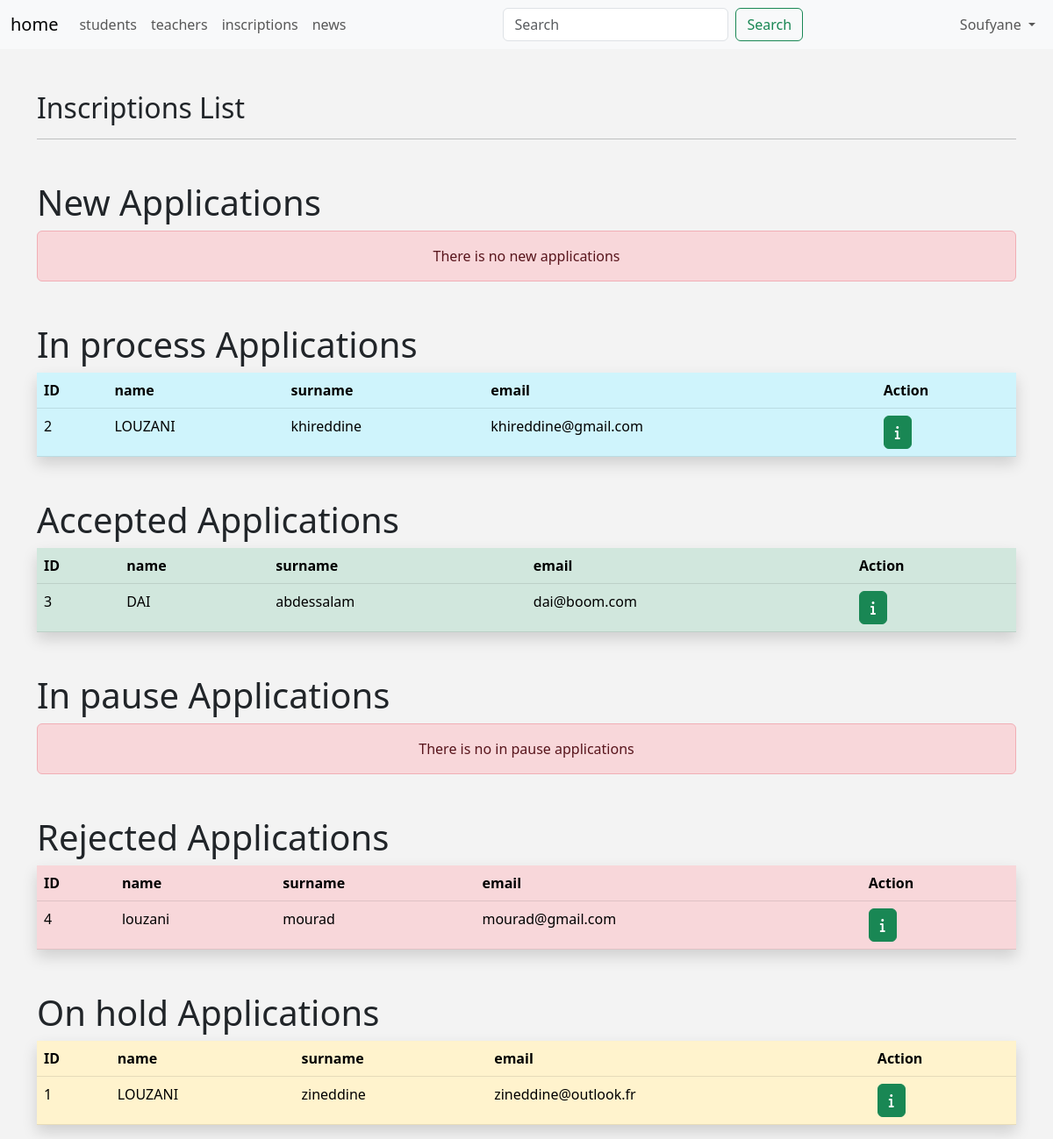
/admin/inscriptions.php (signed in), run on the app's committed database.
### tables this page shows
CREATE TABLE `Inscriptions` (
  `id` int(11) NOT NULL,
  `nom` varchar(50) NOT NULL,
  `prenom` varchar(50) NOT NULL,
  `email` varchar(255) NOT NULL,
  `date_naissance` date NOT NULL,
  `sexe` enum('F','M') NOT NULL,
  `telephone` varchar(20) NOT NULL,
  `statut_demande` enum('envoyee','en cours de traitement','en pause','acceptee','refusee','en attente') NOT NULL,
  `date` date NOT NULL DEFAULT current_timestamp(),
  `message_admin` text DEFAULT NULL,
  `photo` mediumblob DEFAULT NULL
);

### admin/includes/languages/english.php (called while the page is built)
<?php
    function lang($statement) {
        static $language = Array(
            'HOME'          => 'home',
            'STUDENTS'      => 'students',
            'TEACHERS'      => 'teachers',
            'INSCRIPTIONS'  => 'inscriptions',
            'NEWS'          => 'news',
            'LOGOUT'        => 'logout',
            'SETTINGS'      => 'settings',
            'EDIT-PROFILE'  => 'edit profile',
            'USERNAME'      => 'username',
            'PASSWORD'      => 'password',
            'EMAIL'         => 'email',
            'NAME'          => 'name',
            'SURNAME'       => 'surname',
            'SAVE'          => 'save',
            'UPDATE'        => 'update',
            'BIRTHDATE'     => 'birth date',
            'STUDENT-NUMBER'=> 'student number',
            'STUDENT-DETAILS'=> 'student details',
            'TEACHER-DETAILS'=> 'teacher details',
            'SUBJECT'       => 'subject',
            'ACTION'        => 'action',
            'PHONE'         => 'Phone',
            'STATUS REGISTRATION'=> 'statut inscription'
        );
        return $language[$statement];
    };
?>

### admin/inscriptions.php (the view, shortened to what this page needs)
<?php
    if (isset($_SESSION['username'])) {
        include 'init.php';
        $stmt = $connection->query("SELECT * FROM Inscriptions WHERE statut_demande = 'envoyee'");
        $new_inscriptions = $stmt->fetchAll(PDO::FETCH_ASSOC);
        $stmt = $connection->query("SELECT * FROM Inscriptions WHERE statut_demande = 'en cours de traitement'");
        $in_process_inscriptions = $stmt->fetchAll(PDO::FETCH_ASSOC);
        $stmt = $connection->query("SELECT * FROM Inscriptions WHERE statut_demande = 'en pause'");
        $in_pause_inscriptions = $stmt->fetchAll(PDO::FETCH_ASSOC);
        $stmt = $connection->query("SELECT * FROM Inscriptions WHERE statut_demande = 'refusee'");
        $rejected_inscriptions = $stmt->fetchAll(PDO::FETCH_ASSOC);
        $stmt = $connection->query("SELECT * FROM Inscriptions WHERE statut_demande = 'en attente'");
        $on_hold_inscriptions = $stmt->fetchAll(PDO::FETCH_ASSOC);
        $stmt = $connection->query("SELECT * FROM Inscriptions WHERE statut_demande = 'acceptee'");
        $accpeted_inscriptions = $stmt->fetchAll(PDO::FETCH_ASSOC);
?>
<div class="container">
    <h2 class="mt-5">Inscriptions List</h2>
    <hr>
    <h1 class="mt-5">New Applications</h1>
    <?php if (empty($new_inscriptions)) { ?>
        <div class="alert alert-danger text-center">There is no new applications</div>
    <?php } ?>
    <h1 class="mt-5">In process Applications</h1>
    <?php if (!empty($in_process_inscriptions)) { ?>
        <table class="table table-info shadow ">
        <thead>
        <tr>
            <th>ID</th>
            <th><?php echo lang("NAME")?></th>
            <th><?php echo lang("SURNAME")?></th>
            <th><?php echo lang("EMAIL")?></th>
            <th>Action</th>
        </tr>
        </thead>
        <tbody>
        <?php foreach ($in_process_inscriptions as $inscription) { ?>
            <tr>
                <td><?php echo $inscription['id']; ?></td>
                <td><?php echo $inscription['nom']; ?></td>
                <td><?php echo $inscription['prenom']; ?></td>
                <td><?php echo $inscription['email']; ?></td>
                <td><a href="manage-inscription.php?id=<?php echo $inscription['id']?>&state=in-process" class="btn btn-success"><i class="fa-solid fa-info"></i></a></td>
            </tr>
        <?php } ?>
        </tbody>
    </table>
    <?php } ?>
    <h1 class="mt-5">Accepted Applications</h1>
    <?php if (!empty($accpeted_inscriptions)) { ?>
        <table class="table table-success shadow">
        <thead>
        <tr>
            <th>ID</th>
            <th><?php echo lang("NAME")?></th>
            <th><?php echo lang("SURNAME")?></th>
            <th><?php echo lang("EMAIL")?></th>
            <th>Action</th>
        </tr>
        </thead>
        <tbody>
        <?php foreach ($accpeted_inscriptions as $inscription) { ?>
            <tr>
                <td><?php echo $inscription['id']; ?></td>
                <td><?php echo $inscription['nom']; ?></td>
                <td><?php echo $inscription['prenom']; ?></td>
                <td><?php echo $inscription['email']; ?></td>
                <td><a href="manage-inscription.php?id=<?php echo $inscription['id']?>&state=accepted" class="btn btn-success"><i class="fa-solid fa-info"></i></a></td>
            </tr>
        <?php } ?>
        </tbody>
    </table>
    <?php } ?>
    <h1 class="mt-5">In pause Applications</h1>
    <?php if (empty($in_pause_inscriptions)) { ?>
        <div class="alert alert-danger text-center">There is no in pause applications</div>
    <?php } ?>
    <h1 class="mt-5">Rejected Applications</h1>
    <?php if (!empty($rejected_inscriptions)) { ?>
    <table class="table table-danger shadow">
        <thead>
        <tr>
            <th>ID</th>
            <th><?php echo lang("NAME")?></th>
            <th><?php echo lang("SURNAME")?></th>
            <th><?php echo lang("EMAIL")?></th>
            <th>Action</th>
        </tr>
        </thead>
        <tbody>
        <?php foreach ($rejected_inscriptions as $inscription) { ?>
            <tr>
                <td><?php echo $inscription['id']; ?></td>
                <td><?php echo $inscription['nom']; ?></td>
                <td><?php echo $inscription['prenom']; ?></td>
                <td><?php echo $inscription['email']; ?></td>
                <td><a href="manage-inscription.php?id=<?php echo $inscription['id']?>&state=rejected" class="btn btn-success"><i class="fa-solid fa-info"></i></a></td>
            </tr>
        <?php } ?>
        </tbody>
    </table>
    <?php } ?>
    <h1 class="mt-5">On hold Applications</h1>
    <?php if (!empty($on_hold_inscriptions)) { ?>
        <table class="table table-warning shadow">
            <thead>
            <tr>
                <th>ID</th>
                <th><?php echo lang("NAME")?></th>
                <th><?php echo lang("SURNAME")?></th>
                <th><?php echo lang("EMAIL")?></th>
                <th>Action</th>
            </tr>
            </thead>
            <tbody>
            <?php foreach ($on_hold_inscriptions as $inscription) { ?>
                <tr>
                    <td><?php echo $inscription['id']; ?></td>
                    <td><?php echo $inscription['nom']; ?></td>
                    <td><?php echo $inscription['prenom']; ?></td>
                    <td><?php echo $inscription['email']; ?></td>
                    <td><a href="manage-inscription.php?id=<?php echo $inscription['id']?>&state=on-hold" class="btn btn-success"><i class="fa-solid fa-info"></i></a></td>
                </tr>
            <?php } ?>
            </tbody>
        </table>
    <?php } ?>
</div>
<?php
        include $tpl . 'footer.php';
    } else {
        header('Location: index.php');
        exit();
    }
?>

### admin/layout/css/backend.css (style rules this page uses)
body { background-color: #f3f3f3; }

### data on the page
inscriptions: id "2", nom "LOUZANI", prenom "khireddine", email "khireddine@gmail.com"
inscriptions: id "3", nom "DAI", prenom "abdessalam", email "dai@boom.com"
inscriptions: id "4", nom "louzani", prenom "mourad", email "mourad@gmail.com"
inscriptions: id "1", nom "LOUZANI", prenom "zineddine", email "zineddine@outlook.fr"

### other printed values
lang("HOME") "home"
lang("STUDENTS") "students"
lang("TEACHERS") "teachers"
lang("INSCRIPTIONS") "inscriptions"
lang("NEWS") "news"
$_SESSION['username'] "Soufyane"
lang("NAME") "name"
lang("SURNAME") "surname"
lang("EMAIL") "email"
